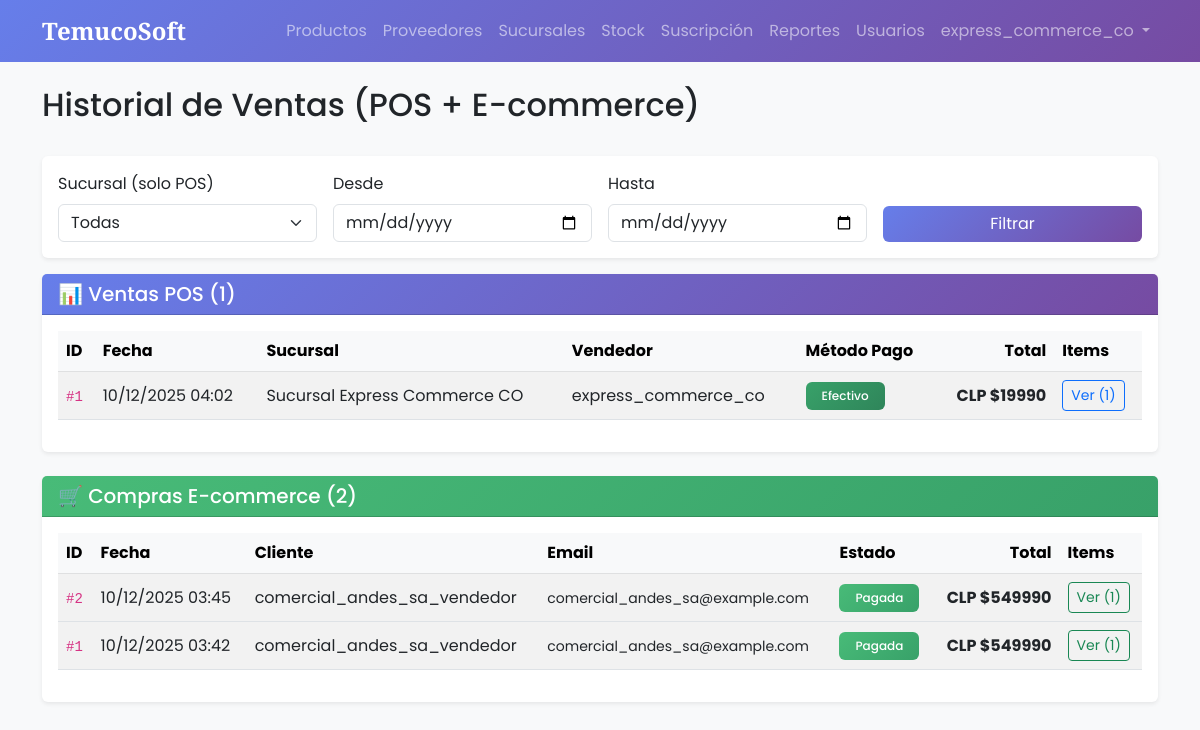
The app's page /sales/ (signed in) with its own data.
### core/models.py (models this page shows, shortened)
class User(AbstractUser):
    ROLES = (
        ('super_admin', 'Super Admin (TemucoSoft)'),
        ('admin_cliente', 'Admin Cliente'),
        ('gerente', 'Gerente'),
        ('vendedor', 'Vendedor'),
        ('cliente_final', 'Cliente Final'),
    )
    rut = models.CharField(
        max_length=12,
        blank=True,
        null=True,
        validators=[validar_rut],
        help_text="Formato: 12.345.678-9 o 12345678-9"
    )
    role = models.CharField(max_length=20, choices=ROLES, default='cliente_final')
    company = models.CharField(max_length=100, blank=True, null=True)
    created_at = models.DateTimeField(auto_now_add=True)

class Sale(models.Model):
    PAYMENT_METHODS = (
        ('cash', 'Efectivo'),
        ('debit', 'Débito'),
        ('credit', 'Crédito'),
        ('transfer', 'Transferencia'),
    )
    branch = models.ForeignKey(Branch, on_delete=models.CASCADE)
    user = models.ForeignKey(User, on_delete=models.PROTECT, help_text="Vendedor que realiza la venta")
    total = models.IntegerField(default=0, help_text="Total en pesos chilenos")
    payment_method = models.CharField(max_length=20, choices=PAYMENT_METHODS, default='cash')
    created_at = models.DateTimeField(auto_now_add=True)

class Branch(models.Model):
    name = models.CharField(max_length=100)
    address = models.CharField(max_length=200)
    phone = models.CharField(max_length=20)

class Order(models.Model):
    STATUS_CHOICES = (
        ('pending', 'Pendiente'),
        ('shipped', 'Enviado'),
        ('delivered', 'Entregado'),
        ('cancelled', 'Cancelado'),
    )
    user = models.ForeignKey(User, on_delete=models.SET_NULL, null=True, blank=True)
    customer_name = models.CharField(max_length=100)
    customer_email = models.EmailField()
    status = models.CharField(max_length=20, choices=STATUS_CHOICES, default='pending')
    total = models.IntegerField(default=0, help_text="Total en pesos chilenos")
    created_at = models.DateTimeField(auto_now_add=True)

### core/views.py (the view, shortened to what this page needs)
# urls.py: path('sales/', sales_list_view, name='sales_list'),
@login_required
def sales_list_view(request):
    if request.user.role not in ['gerente', 'admin_cliente', 'super_admin']:
        messages.error(request, "No tiene permisos para ver ventas.")
        return redirect('home')
    sales = Sale.objects.select_related('branch', 'user').prefetch_related('items__product').order_by('-created_at')
    orders = Order.objects.prefetch_related('items__product').order_by('-created_at')
    branch_id = request.GET.get('branch')
    date_from = request.GET.get('date_from')
    date_to = request.GET.get('date_to')
    today = timezone.now().date()
    if branch_id:
        sales = sales.filter(branch_id=branch_id)
    branches = Branch.objects.all()
    return render(request, 'core/sales_list.html', {
        'sales': sales,
        'orders': orders,
        'branches': branches,
        'filters': {
            'branch': branch_id,
            'date_from': date_from,
            'date_to': date_to,
        }
    })

### core/templates/core/sales_list.html (shortened to what this page needs)
{% extends 'core/base.html' %}
{% block content %}
<div class="d-flex justify-content-between align-items-center mb-4">
    <h2>Historial de Ventas (POS + E-commerce)</h2>
</div>
<div class="card shadow-sm mb-3">
    <div class="card-body">
        <form method="GET" class="row g-3">
            <div class="col-md-3">
                <label class="form-label">Sucursal (solo POS)</label>
                <select name="branch" class="form-select">
                    <option value="">Todas</option>
                </select>
            </div>
            <div class="col-md-3">
                <label class="form-label">Desde</label>
                <input type="date" name="date_from" class="form-control" value="{{ filters.date_from }}" id="dateFrom">
            </div>
            <div class="col-md-3">
                <label class="form-label">Hasta</label>
                <input type="date" name="date_to" class="form-control" value="{{ filters.date_to }}" id="dateTo">
            </div>
            <div class="col-md-3 d-flex align-items-end">
                <button type="submit" class="btn btn-primary w-100">Filtrar</button>
            </div>
        </form>
    </div>
</div>
<div class="card shadow-sm mb-4">
    <div class="card-header bg-primary text-white">
        <h5 class="mb-0">📊 Ventas POS ({{ sales.count }})</h5>
    </div>
    <div class="card-body">
        <div class="table-responsive">
            <table class="table table-hover table-striped align-middle">
                <thead class="table-light">
                    <tr>
                        <th>ID</th>
                        <th>Fecha</th>
                        <th>Sucursal</th>
                        <th>Vendedor</th>
                        <th>Método Pago</th>
                        <th class="text-end">Total</th>
                        <th>Items</th>
                    </tr>
                </thead>
                <tbody>
                    {% for sale in sales %}
                    <tr>
                        <td><code>#{{ sale.id }}</code></td>
                        <td>{{ sale.created_at|date:"d/m/Y H:i" }}</td>
                        <td>{{ sale.branch.name }}</td>
                        <td>{{ sale.user.username }}</td>
                        <td><span class="badge bg-info">{{ sale.get_payment_method_display }}</span></td>
                        <td class="text-end fw-bold">CLP ${{ sale.total|floatformat:0 }}</td>
                        <td>
                            <button class="btn btn-sm btn-outline-primary" type="button"
                                    data-bs-toggle="collapse" data-bs-target="#items-sale-{{ sale.id }}">
                                Ver ({{ sale.items.count }})
                            </button>
                        </td>
                    </tr>
                    {% empty %}
                    <tr>
                        <td colspan="7" class="text-center py-3 text-muted">No hay ventas POS registradas.</td>
                    </tr>
                    {% endfor %}
                </tbody>
            </table>
        </div>
    </div>
</div>
<div class="card shadow-sm">
    <div class="card-header bg-success text-white">
        <h5 class="mb-0">🛒 Compras E-commerce ({{ orders.count }})</h5>
    </div>
    <div class="card-body">
        <div class="table-responsive">
            <table class="table table-hover table-striped align-middle">
                <thead class="table-light">
                    <tr>
                        <th>ID</th>
                        <th>Fecha</th>
                        <th>Cliente</th>
                        <th>Email</th>
                        <th>Estado</th>
                        <th class="text-end">Total</th>
                        <th>Items</th>
                    </tr>
                </thead>
                <tbody>
                    {% for order in orders %}
                    <tr>
                        <td><code>#{{ order.id }}</code></td>
                        <td>{{ order.created_at|date:"d/m/Y H:i" }}</td>
                        <td>{{ order.customer_name }}</td>
                        <td><small>{{ order.customer_email }}</small></td>
                        <td>
                            {% if order.status == 'pending' %}
                                <span class="badge bg-warning text-dark">Pendiente</span>
                            {% elif order.status == 'paid' %}
                                <span class="badge bg-success">Pagada</span>
                            {% elif order.status == 'shipped' %}
                                <span class="badge bg-info">Enviada</span>
                            {% elif order.status == 'delivered' %}
                                <span class="badge bg-secondary">Entregada</span>
                            {% else %}
                                <span class="badge bg-danger">{{ order.status }}</span>
                            {% endif %}
                        </td>
                        <td class="text-end fw-bold">CLP ${{ order.total|floatformat:0 }}</td>
                        <td>
                            <button class="btn btn-sm btn-outline-success" type="button"
                                    data-bs-toggle="collapse" data-bs-target="#items-order-{{ order.id }}">
                                Ver ({{ order.items.count }})
                            </button>
                        </td>
                    </tr>
                    {% empty %}
                    <tr>
                        <td colspan="7" class="text-center py-3 text-muted">No hay compras e-commerce registradas.</td>
                    </tr>
                    {% endfor %}
                </tbody>
            </table>
        </div>
    </div>
</div>
{% endblock %}

### core/templates/core/base.html (shortened to what this page needs)
<!DOCTYPE html>
<html lang="es">
<head>
    <link href="https://cdn.jsdelivr.net/npm/bootstrap@5.3.0/dist/css/bootstrap.min.css" rel="stylesheet">
</head>
<body>
    <nav class="navbar navbar-expand-lg navbar-dark navbar-custom mb-4">
        <div class="container">
            <a class="navbar-brand" href="/">TemucoSoft</a>
            <div class="collapse navbar-collapse" id="navbarNav">
                <ul class="navbar-nav ms-auto">
                    {% if request.user.is_authenticated %}
                        {% if request.user.role == 'admin_cliente' or request.user.role == 'super_admin' %}
                            <li class="nav-item"><a class="nav-link" href="{% url 'product_list' %}">Productos</a></li>
                            <li class="nav-item"><a class="nav-link" href="{% url 'supplier_list' %}">Proveedores</a></li>
                            <li class="nav-item"><a class="nav-link" href="{% url 'branch_list' %}">Sucursales</a></li>
                            <li class="nav-item"><a class="nav-link" href="{% url 'inventory' %}">Stock</a></li>
                            <li class="nav-item"><a class="nav-link" href="{% url 'subscription' %}">Suscripción</a></li>
                            <li class="nav-item"><a class="nav-link" href="{% url 'reports' %}">Reportes</a></li>
                            <li class="nav-item"><a class="nav-link" href="{% url 'user_list' %}">Usuarios</a></li>
                        {% endif %}
                        <li class="nav-item dropdown">
                            <a class="nav-link dropdown-toggle" href="#" role="button" data-bs-toggle="dropdown">
                                {{ request.user.username }}
                            </a>
                        </li>
                    {% else %}
                        <li class="nav-item"><a class="nav-link" href="{% url 'login' %}">Iniciar Sesión</a></li>
                    {% endif %}
                </ul>
            </div>
        </div>
    </nav>
    <div class="container">
        {% block content %}
        {% endblock %}
    </div>
</body>
</html>

### core/templates/core/base.html (style rules this page uses)
body { font-family: 'Poppins', sans-serif; background-color: #f8f9fa; }
.navbar-brand { font-family: 'Playfair Display', serif; font-weight: 700; font-size: 1.5rem; }
.navbar-custom { background: linear-gradient(135deg, #667eea 0%, #764ba2 100%); }
.card { transition: transform 0.2s, box-shadow 0.2s; border: none; box-shadow: 0 2px 8px rgba(0,0,0,0.08); }
.bg-primary { background: linear-gradient(135deg, #667eea 0%, #764ba2 100%) !important; }
.btn-primary { background: linear-gradient(135deg, #667eea 0%, #764ba2 100%); border: none; }
.bg-info { background: linear-gradient(135deg, #38A169 0%, #2F855A 100%) !important; }
.bg-success { background: linear-gradient(135deg, #48BB78 0%, #38A169 100%) !important; }
.badge { padding: 0.5rem 1rem; font-weight: 500; }

### records on screen
User: user.username "express_commerce_co"
Sale: id "1", created_at "10/12/2025 04:02", branch.name "Sucursal Express Commerce CO", user.username "express_commerce_co", payment_method "Efectivo", total "19990", items.count "1"
Order: id "2", created_at "10/12/2025 03:45", customer_name "comercial_andes_sa_vendedor", customer_email "comercial_andes_sa@example.com", status "Pagada", total "549990", items.count "1"
Order: id "1", created_at "10/12/2025 03:42", customer_name "comercial_andes_sa_vendedor", customer_email "comercial_andes_sa@example.com", status "Pagada", total "549990", items.count "1"

### other values on screen
{{ sales.count }} "1"
{{ orders.count }} "2"
